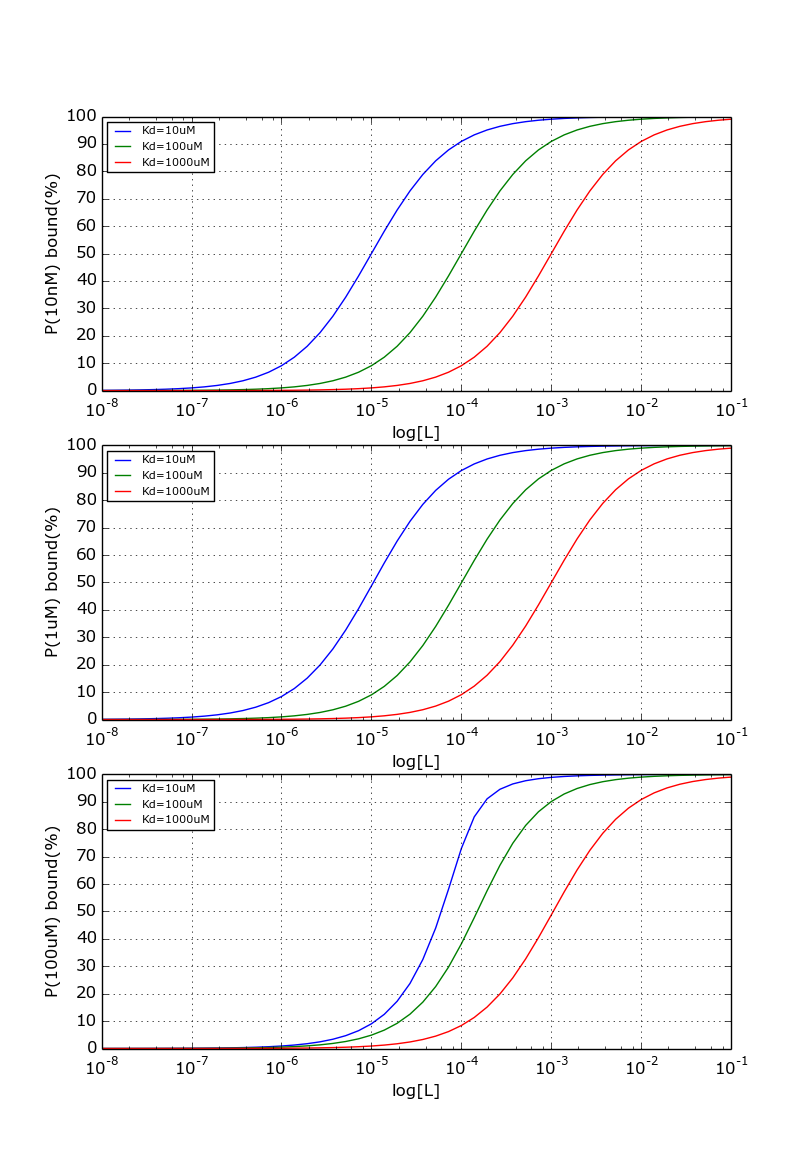

This chart was generated by the following Python code:
import numpy as np
import matplotlib.pyplot as plt
import sys

L=np.logspace(-8,-1,num=50,endpoint=True) # 1e-8 ... 1e-1

def pBound(Kd) :
  a=P+L+Kd 
  b=P*L
  x=0.5*a-np.sqrt(0.25*a*a-b)
  return 100*x/P

P=10e-9
plt.subplot(3,1,1)
plt.grid()
plt.xscale('log')
plt.xlabel('log[L]')
plt.ylabel('P(10nM) bound(%)')
plt.yticks(np.arange(0,110,10))
plt.plot(L,pBound(Kd=10e-6)) 
plt.plot(L,pBound(Kd=100e-6)) 
plt.plot(L,pBound(Kd=1000e-6)) 
plt.legend(["Kd=10uM","Kd=100uM","Kd=1000uM"],loc=2,prop={'size':8})

P=1e-6
plt.subplot(3,1,2)
plt.grid()
plt.xscale('log')
plt.xlabel('log[L]')
plt.ylabel('P(1uM) bound(%)')
plt.yticks(np.arange(0,110,10))
plt.plot(L,pBound(Kd=10e-6)) 
plt.plot(L,pBound(Kd=100e-6)) 
plt.plot(L,pBound(Kd=1000e-6)) 
plt.legend(["Kd=10uM","Kd=100uM","Kd=1000uM"],loc=2,prop={'size':8})

P=100e-6
plt.subplot(3,1,3)
plt.grid()
plt.xscale('log')
plt.xlabel('log[L]')
plt.ylabel('P(100uM) bound(%)')
plt.yticks(np.arange(0,110,10))
plt.plot(L,pBound(Kd=10e-6)) 
plt.plot(L,pBound(Kd=100e-6)) 
plt.plot(L,pBound(Kd=1000e-6)) 
plt.legend(["Kd=10uM","Kd=100uM","Kd=1000uM"],loc=2,prop={'size':8})

plt.savefig('protein-observed-L.png')
plt.show()
